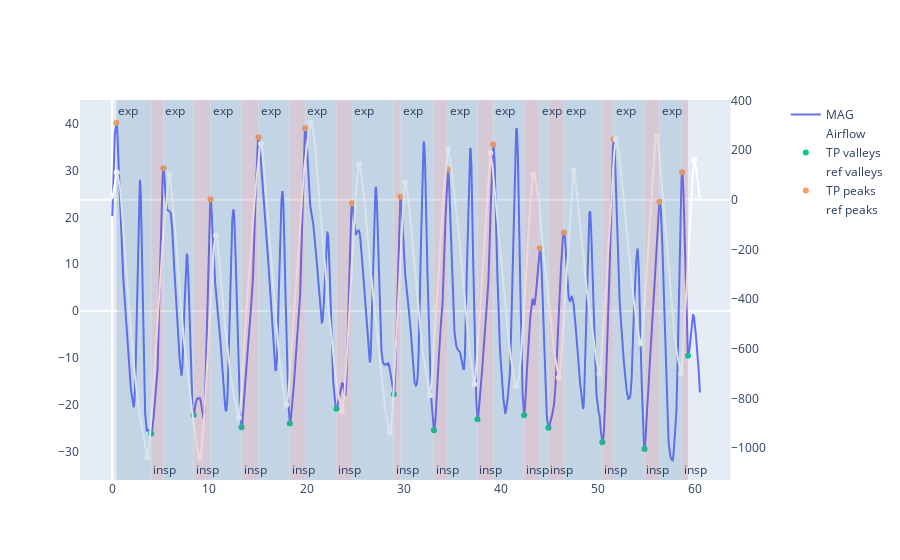

The notebook cell saved with this chart:
### Code cell
activity="UAL"
id="1BST"
plot_resp_param(data, overview, id=id, activity=activity)
overview[id][activity]["MAG"]["tI (s)"] - overview[id][activity]["MAG"]["tI airflow (s)"]

### Figure 1 — Plotly figure (JSON) as saved in the notebook; plotly's stock layout.template omitted (floating-point values rounded to 4 significant figures; data arrays with more than 128 entries replaced by an {"elided": "..."} marker saying what was removed)
{"data": [{"name": "MAG", "type": "scatter", "x": {"elided": "6048 float values"}, "y": {"elided": "6048 float values"}}, {"line": {"color": "white"}, "name": "Airflow", "type": "scatter", "x": {"elided": "6048 float values"}, "xaxis": "x", "y": {"elided": "6048 float values"}, "yaxis": "y2"}, {"mode": "markers", "name": "TP valleys", "type": "scatter", "x": [4.01, 8.38, 13.31, 18.27, 23.07, 28.98, 33.11, 37.59, 42.39, 44.89, 50.43, 54.77, 59.26], "y": [-26.18, -22.23, -24.86, -24.06, -20.89, -17.81, -25.5, -23.11, -22.27, -24.96, -28.02, -29.49, -9.572]}, {"marker": {"color": "white"}, "mode": "markers", "name": "ref valleys", "type": "scatter", "x": [3.62, 9.01, 13.02, 17.91, 23.65, 28.57, 32.69, 37.24, 41.54, 45.95, 50.14, 54.38, 58.54], "xaxis": "x", "y": [-1038.0, -1036.0, -878.2, -825.9, -852.7, -937.6, -787.4, -743.5, -750.2, -716.2, -702.1, -579.4, -700.2], "yaxis": "y2"}, {"mode": "markers", "name": "TP peaks", "type": "scatter", "x": [0.42, 5.27, 10.12, 15.06, 19.86, 24.69, 29.68, 34.55, 39.21, 44.01, 46.48, 51.61, 56.32, 58.64], "y": [40.22, 30.5, 23.9, 37.13, 39.04, 23.02, 24.41, 30.2, 35.58, 13.42, 16.77, 36.71, 23.31, 29.63]}, {"marker": {"color": "white"}, "mode": "markers", "name": "ref peaks", "type": "scatter", "x": [0.48, 5.9, 10.68, 15.32, 20.43, 25.41, 30.15, 34.55, 38.9, 43.34, 47.46, 51.83, 56.02, 59.89], "xaxis": "x", "y": [110.4, 103.1, -143.8, 226.2, 310.8, 143.8, 71.17, 202.9, 189.0, 100.3, 118.1, 245.0, 256.1, 160.2], "yaxis": "y2"}], "layout": {"annotations": [{"showarrow": false, "text": "exp", "x": 0.42, "xanchor": "left", "xref": "x", "y": 1, "yanchor": "top", "yref": "y domain"}, {"showarrow": false, "text": "exp", "x": 5.27, "xanchor": "left", "xref": "x", "y": 1, "yanchor": "top", "yref": "y domain"}, {"showarrow": false, "text": "exp", "x": 10.12, "xanchor": "left", "xref": "x", "y": 1, "yanchor": "top", "yref": "y domain"}, {"showarrow": false, "text": "exp", "x": 15.06, "xanchor": "left", "xref": "x", "y": 1, "yanchor": "top", "yref": "y domain"}, {"showarrow": false, "text": "exp", "x": 19.86, "xanchor": "left", "xref": "x", "y": 1, "yanchor": "top", "yref": "y domain"}, {"showarrow": false, "text": "exp", "x": 24.69, "xanchor": "left", "xref": "x", "y": 1, "yanchor": "top", "yref": "y domain"}, {"showarrow": false, "text": "exp", "x": 29.68, "xanchor": "left", "xref": "x", "y": 1, "yanchor": "top", "yref": "y domain"}, {"showarrow": false, "text": "exp", "x": 34.55, "xanchor": "left", "xref": "x", "y": 1, "yanchor": "top", "yref": "y domain"}, {"showarrow": false, "text": "exp", "x": 39.21, "xanchor": "left", "xref": "x", "y": 1, "yanchor": "top", "yref": "y domain"}, {"showarrow": false, "text": "exp", "x": 44.01, "xanchor": "left", "xref": "x", "y": 1, "yanchor": "top", "yref": "y domain"}, {"showarrow": false, "text": "exp", "x": 46.48, "xanchor": "left", "xref": "x", "y": 1, "yanchor": "top", "yref": "y domain"}, {"showarrow": false, "text": "exp", "x": 51.61, "xanchor": "left", "xref": "x", "y": 1, "yanchor": "top", "yref": "y domain"}, {"showarrow": false, "text": "exp", "x": 56.32, "xanchor": "left", "xref": "x", "y": 1, "yanchor": "top", "yref": "y domain"}, {"showarrow": false, "text": "insp", "x": 4.01, "xanchor": "left", "xref": "x", "y": 0, "yanchor": "bottom", "yref": "y domain"}, {"showarrow": false, "text": "insp", "x": 8.38, "xanchor": "left", "xref": "x", "y": 0, "yanchor": "bottom", "yref": "y domain"}, {"showarrow": false, "text": "insp", "x": 13.31, "xanchor": "left", "xref": "x", "y": 0, "yanchor": "bottom", "yref": "y domain"}, {"showarrow": false, "text": "insp", "x": 18.27, "xanchor": "left", "xref": "x", "y": 0, "yanchor": "bottom", "yref": "y domain"}, {"showarrow": false, "text": "insp", "x": 23.07, "xanchor": "left", "xref": "x", "y": 0, "yanchor": "bottom", "yref": "y domain"}, {"showarrow": false, "text": "insp", "x": 28.98, "xanchor": "left", "xref": "x", "y": 0, "yanchor": "bottom", "yref": "y domain"}, {"showarrow": false, "text": "insp", "x": 33.11, "xanchor": "left", "xref": "x", "y": 0, "yanchor": "bottom", "yref": "y domain"}, {"showarrow": false, "text": "insp", "x": 37.59, "xanchor": "left", "xref": "x", "y": 0, "yanchor": "bottom", "yref": "y domain"}, {"showarrow": false, "text": "insp", "x": 42.39, "xanchor": "left", "xref": "x", "y": 0, "yanchor": "bottom", "yref": "y domain"}, {"showarrow": false, "text": "insp", "x": 44.89, "xanchor": "left", "xref": "x", "y": 0, "yanchor": "bottom", "yref": "y domain"}, {"showarrow": false, "text": "insp", "x": 50.43, "xanchor": "left", "xref": "x", "y": 0, "yanchor": "bottom", "yref": "y domain"}, {"showarrow": false, "text": "insp", "x": 54.77, "xanchor": "left", "xref": "x", "y": 0, "yanchor": "bottom", "yref": "y domain"}, {"showarrow": false, "text": "insp", "x": 58.64, "xanchor": "left", "xref": "x", "y": 0, "yanchor": "bottom", "yref": "y domain"}], "shapes": [{"fillcolor": "#4179A0", "line": {"color": "white", "width": 0.2}, "opacity": 0.2, "type": "rect", "x0": 0.42, "x1": 4.01, "xref": "x", "y0": 0, "y1": 1, "yref": "y domain"}, {"fillcolor": "#4179A0", "line": {"color": "white", "width": 0.2}, "opacity": 0.2, "type": "rect", "x0": 5.27, "x1": 8.38, "xref": "x", "y0": 0, "y1": 1, "yref": "y domain"}, {"fillcolor": "#4179A0", "line": {"color": "white", "width": 0.2}, "opacity": 0.2, "type": "rect", "x0": 10.12, "x1": 13.31, "xref": "x", "y0": 0, "y1": 1, "yref": "y domain"}, {"fillcolor": "#4179A0", "line": {"color": "white", "width": 0.2}, "opacity": 0.2, "type": "rect", "x0": 15.06, "x1": 18.27, "xref": "x", "y0": 0, "y1": 1, "yref": "y domain"}, {"fillcolor": "#4179A0", "line": {"color": "white", "width": 0.2}, "opacity": 0.2, "type": "rect", "x0": 19.86, "x1": 23.07, "xref": "x", "y0": 0, "y1": 1, "yref": "y domain"}, {"fillcolor": "#4179A0", "line": {"color": "white", "width": 0.2}, "opacity": 0.2, "type": "rect", "x0": 24.69, "x1": 28.98, "xref": "x", "y0": 0, "y1": 1, "yref": "y domain"}, {"fillcolor": "#4179A0", "line": {"color": "white", "width": 0.2}, "opacity": 0.2, "type": "rect", "x0": 29.68, "x1": 33.11, "xref": "x", "y0": 0, "y1": 1, "yref": "y domain"}, {"fillcolor": "#4179A0", "line": {"color": "white", "width": 0.2}, "opacity": 0.2, "type": "rect", "x0": 34.55, "x1": 37.59, "xref": "x", "y0": 0, "y1": 1, "yref": "y domain"}, {"fillcolor": "#4179A0", "line": {"color": "white", "width": 0.2}, "opacity": 0.2, "type": "rect", "x0": 39.21, "x1": 42.39, "xref": "x", "y0": 0, "y1": 1, "yref": "y domain"}, {"fillcolor": "#4179A0", "line": {"color": "white", "width": 0.2}, "opacity": 0.2, "type": "rect", "x0": 44.01, "x1": 44.89, "xref": "x", "y0": 0, "y1": 1, "yref": "y domain"}, {"fillcolor": "#4179A0", "line": {"color": "white", "width": 0.2}, "opacity": 0.2, "type": "rect", "x0": 46.48, "x1": 50.43, "xref": "x", "y0": 0, "y1": 1, "yref": "y domain"}, {"fillcolor": "#4179A0", "line": {"color": "white", "width": 0.2}, "opacity": 0.2, "type": "rect", "x0": 51.61, "x1": 54.77, "xref": "x", "y0": 0, "y1": 1, "yref": "y domain"}, {"fillcolor": "#4179A0", "line": {"color": "white", "width": 0.2}, "opacity": 0.2, "type": "rect", "x0": 56.32, "x1": 58.64, "xref": "x", "y0": 0, "y1": 1, "yref": "y domain"}, {"fillcolor": "#A0415D", "line": {"color": "white", "width": 0.2}, "opacity": 0.2, "type": "rect", "x0": 4.01, "x1": 5.27, "xref": "x", "y0": 0, "y1": 1, "yref": "y domain"}, {"fillcolor": "#A0415D", "line": {"color": "white", "width": 0.2}, "opacity": 0.2, "type": "rect", "x0": 8.38, "x1": 10.12, "xref": "x", "y0": 0, "y1": 1, "yref": "y domain"}, {"fillcolor": "#A0415D", "line": {"color": "white", "width": 0.2}, "opacity": 0.2, "type": "rect", "x0": 13.31, "x1": 15.06, "xref": "x", "y0": 0, "y1": 1, "yref": "y domain"}, {"fillcolor": "#A0415D", "line": {"color": "white", "width": 0.2}, "opacity": 0.2, "type": "rect", "x0": 18.27, "x1": 19.86, "xref": "x", "y0": 0, "y1": 1, "yref": "y domain"}, {"fillcolor": "#A0415D", "line": {"color": "white", "width": 0.2}, "opacity": 0.2, "type": "rect", "x0": 23.07, "x1": 24.69, "xref": "x", "y0": 0, "y1": 1, "yref": "y domain"}, {"fillcolor": "#A0415D", "line": {"color": "white", "width": 0.2}, "opacity": 0.2, "type": "rect", "x0": 28.98, "x1": 29.68, "xref": "x", "y0": 0, "y1": 1, "yref": "y domain"}, {"fillcolor": "#A0415D", "line": {"color": "white", "width": 0.2}, "opacity": 0.2, "type": "rect", "x0": 33.11, "x1": 34.55, "xref": "x", "y0": 0, "y1": 1, "yref": "y domain"}, {"fillcolor": "#A0415D", "line": {"color": "white", "width": 0.2}, "opacity": 0.2, "type": "rect", "x0": 37.59, "x1": 39.21, "xref": "x", "y0": 0, "y1": 1, "yref": "y domain"}, {"fillcolor": "#A0415D", "line": {"color": "white", "width": 0.2}, "opacity": 0.2, "type": "rect", "x0": 42.39, "x1": 44.01, "xref": "x", "y0": 0, "y1": 1, "yref": "y domain"}, {"fillcolor": "#A0415D", "line": {"color": "white", "width": 0.2}, "opacity": 0.2, "type": "rect", "x0": 44.89, "x1": 46.48, "xref": "x", "y0": 0, "y1": 1, "yref": "y domain"}, {"fillcolor": "#A0415D", "line": {"color": "white", "width": 0.2}, "opacity": 0.2, "type": "rect", "x0": 50.43, "x1": 51.61, "xref": "x", "y0": 0, "y1": 1, "yref": "y domain"}, {"fillcolor": "#A0415D", "line": {"color": "white", "width": 0.2}, "opacity": 0.2, "type": "rect", "x0": 54.77, "x1": 56.32, "xref": "x", "y0": 0, "y1": 1, "yref": "y domain"}, {"fillcolor": "#A0415D", "line": {"color": "white", "width": 0.2}, "opacity": 0.2, "type": "rect", "x0": 58.64, "x1": 59.26, "xref": "x", "y0": 0, "y1": 1, "yref": "y domain"}], "xaxis": {"anchor": "y", "domain": [0, 0.94], "showgrid": false}, "yaxis": {"anchor": "x", "domain": [0, 1], "showgrid": false}, "yaxis2": {"anchor": "x", "overlaying": "y", "showgrid": false, "side": "right"}}}
